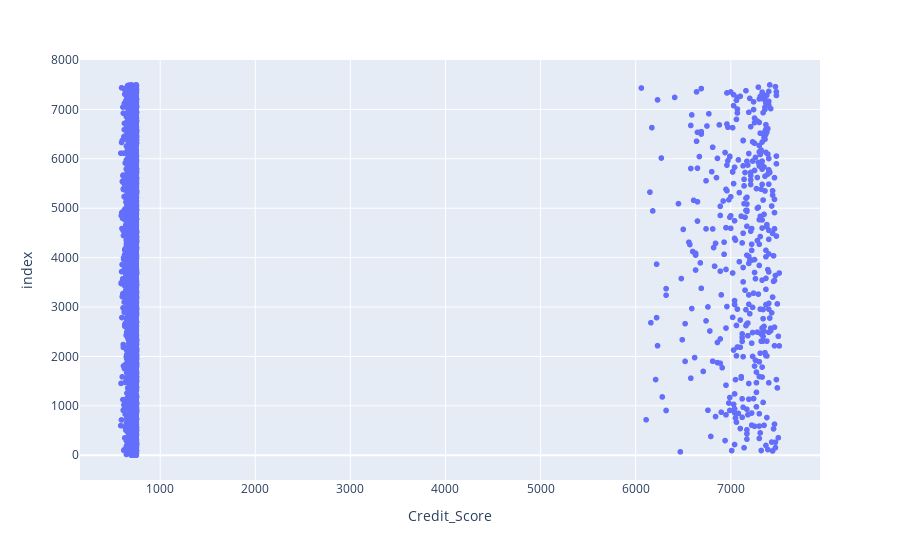

Source (notebook cell):
### Code cell
# finding any outliers presence in Credit_Score column by plotting histogram/scatter plot
px.scatter(trainDf, x='Credit_Score')

### Figure 1 — Plotly figure (JSON) as saved in the notebook; plotly's stock layout.template omitted (floating-point values rounded to 4 significant figures; data arrays with more than 128 entries replaced by an {"elided": "..."} marker saying what was removed)
{"data": [{"hovertemplate": "Credit_Score=%{x}<br>index=%{y}<extra></extra>", "legendgroup": "", "marker": {"color": "#636efa", "symbol": "circle"}, "mode": "markers", "name": "", "showlegend": false, "type": "scattergl", "x": {"elided": "7500 int values"}, "xaxis": "x", "y": {"elided": "7500 int values"}, "yaxis": "y"}], "layout": {"autosize": true, "legend": {"tracegroupgap": 0}, "margin": {"t": 60}, "xaxis": {"anchor": "y", "autorange": true, "domain": [0, 1], "range": [158.9, 7936.0], "title": {"text": "Credit_Score"}, "type": "linear"}, "yaxis": {"anchor": "x", "autorange": true, "domain": [0, 1], "range": [-531.7, 8031.0], "title": {"text": "index"}, "type": "linear"}}}
